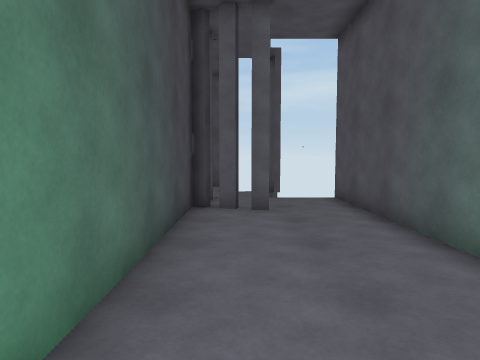
[1] (above)

14 first-person views from a walk through a 3-D level made in the Unity game engine. The camera is 1.4 m above the floor, tilts 4° down and sees 75° across. The floor is counted in squares, 1 m on a side. Each view is taken from the middle of a square. On the plan, view 1 faces up. The plan holds only what a view shows up to about 14 squares ahead; the rest is blank. The place goes on beyond the plan.

[2]
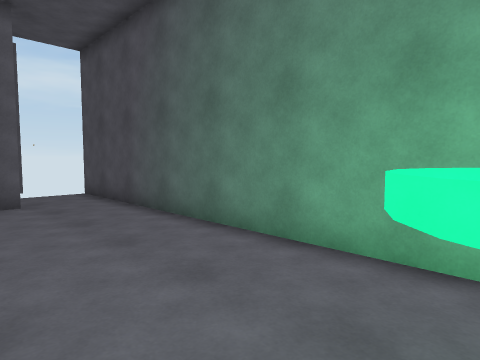

[3]
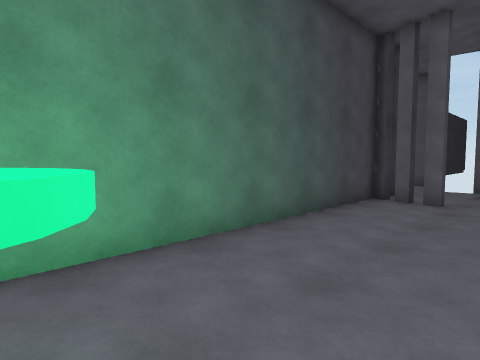

[4]
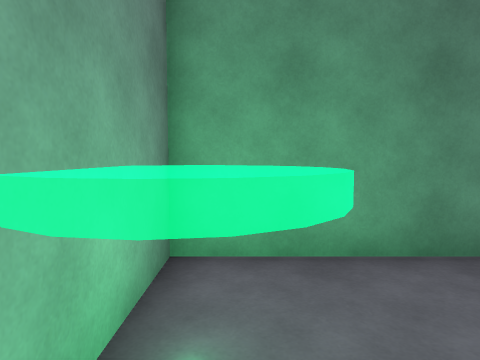

[5]
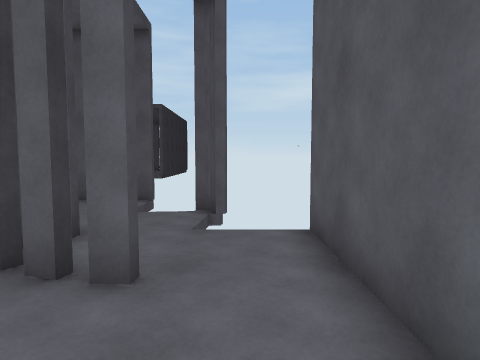

[6]
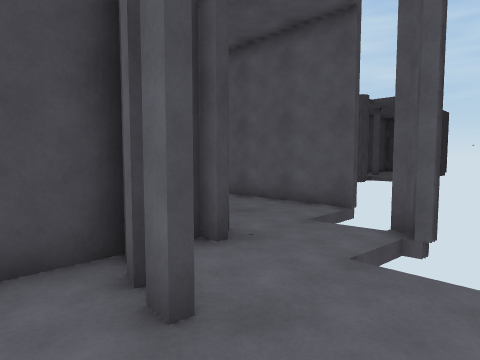

[7]
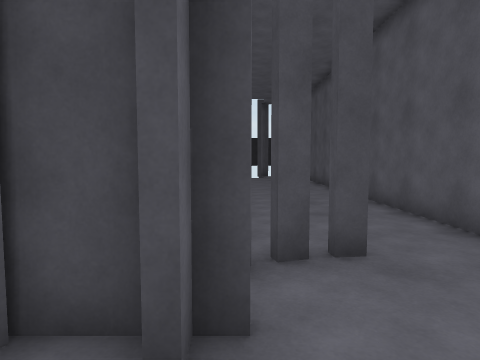

[8]
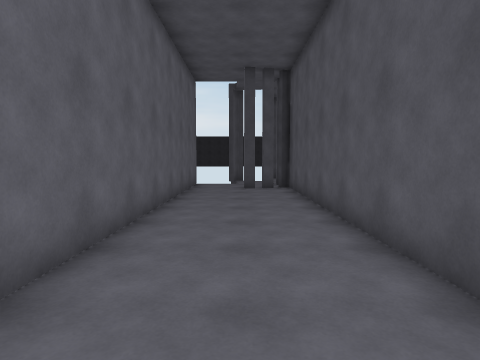

[9]
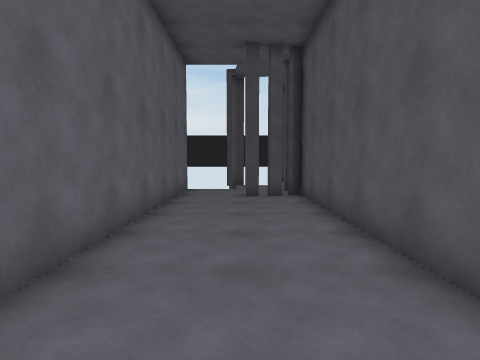

[10]
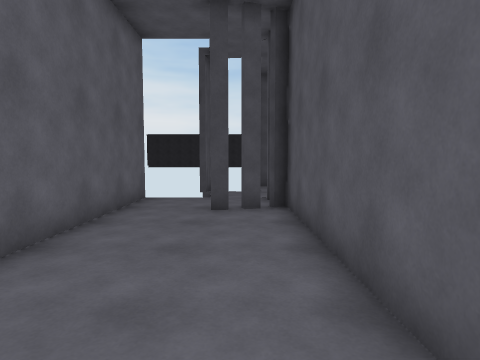

[11]
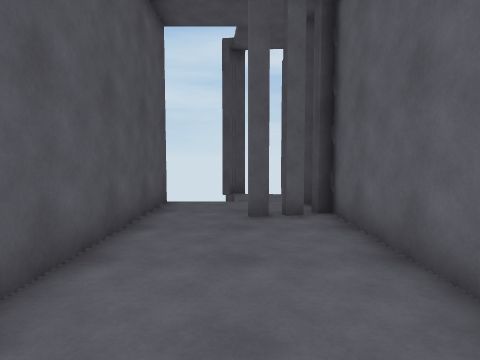

[12]
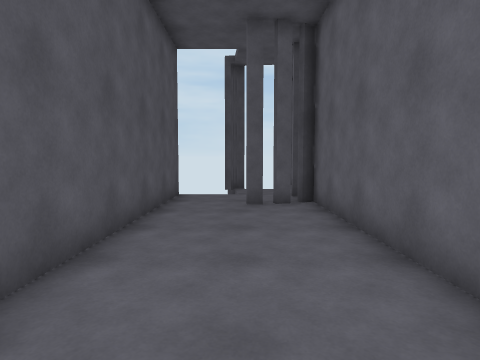

[13]
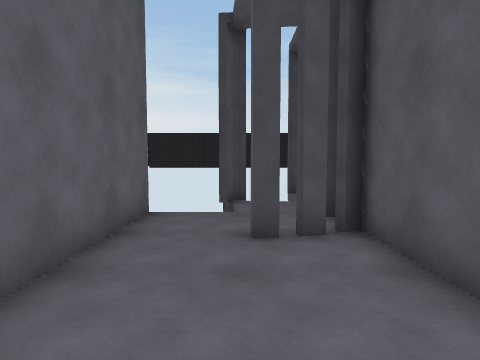

[14]
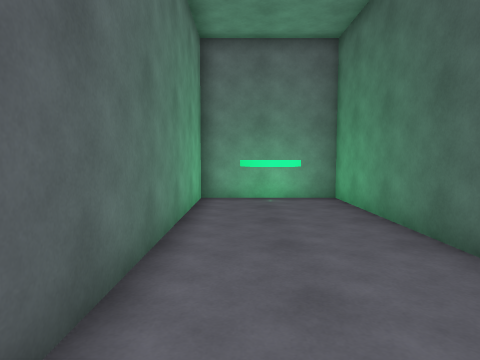

### Floor plan
Ten units are one square. View 1 is at (0, 0); x grows to the right and y downward. Boxes are objects, and circles mark ways between rooms. Rooms are numbered by the first view taken in them; rooms with no view inside come last. Other rooms are left out.
<svg viewBox="-201 -159 240 194">
<path fill="none" stroke="#000" d="M9 -84 2 -84M-1 -85 -6 -87M-9 -88 -14 -91M-14 -104 -14 30 34 30 34 -111M-14 -111 -14 -106M-36 -123 -36 -128M-34 -128 -33 -123M-33 -121 -31 -115M-34 -114 -35 -119M-184 -137 -184 -132M-187 -146 -185 -140M-14 -106 -9 -106M-9 -154 -190 -154 -188 -149M-196 -106 -30 -106 -32 -111"/>
<circle cx="0" cy="-120" r="3" fill="#2a7"/>
<text x="10" y="-40">1</text>
<text x="-100" y="-130">2</text>
</svg>
Room 1 opens to room 2.

Where each view was taken, in squares from view 1:
view 1: 0 up, 0 right, facing up
view 2: 2 down, 1 left, facing up-right
view 3: 2 down, 3 right, facing up-left
view 4: 2 down, 3 right, facing left
view 5: 5 up, 2 right, facing up
view 6: 7 up, 3 right, facing up-left
view 7: 11 up, 1 right, facing left
view 8: 13 up, 4 left, facing left
view 9: 13 up, 7 left, facing left
view 10: 14 up, 10 left, facing left
view 11: 13 up, 11 left, facing right
view 12: 13 up, 13 left, facing right
view 13: 13 up, 13 left, facing left
view 14: 8 up, 2 right, facing down
